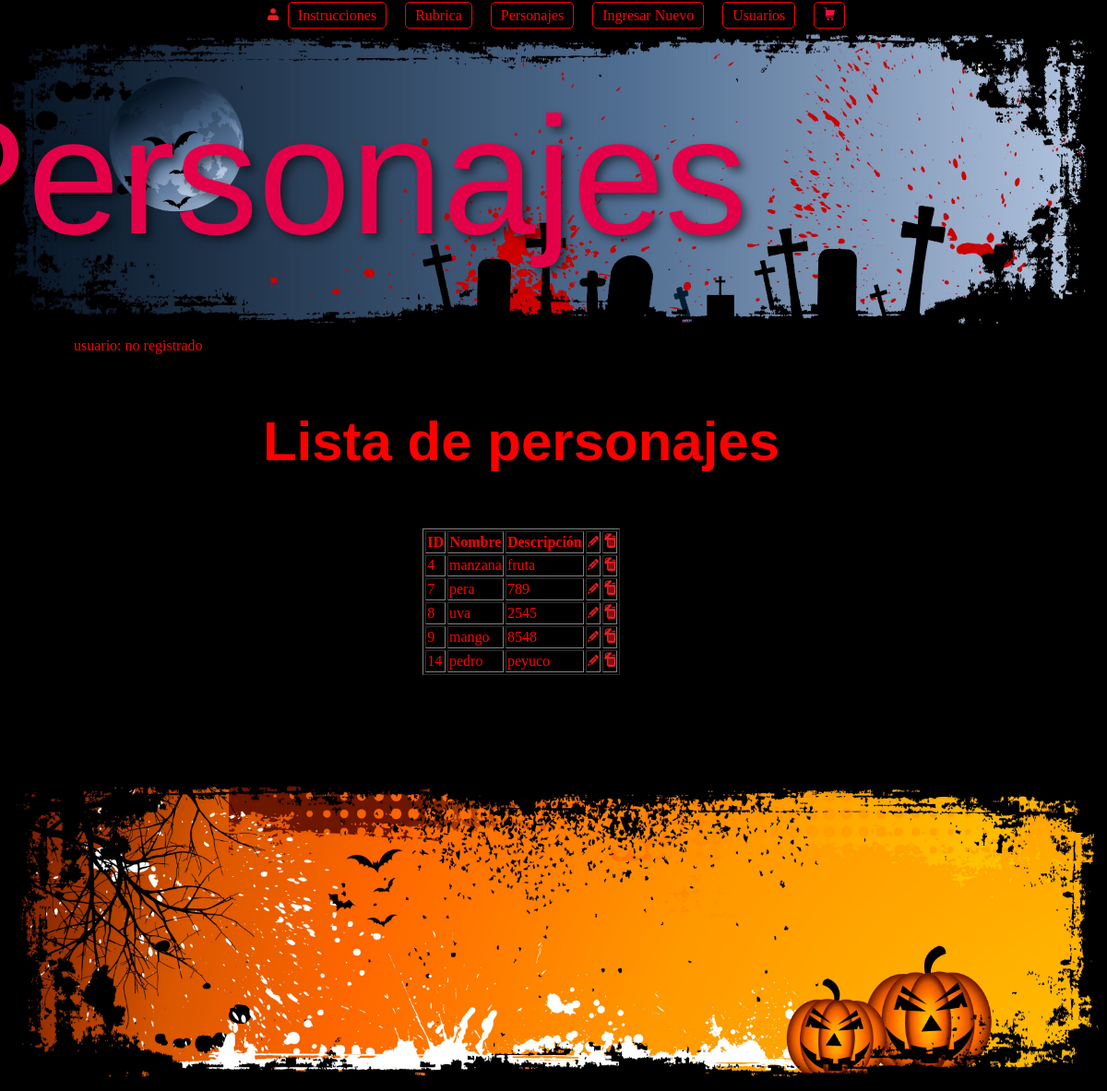
The app's page /personajes.php with its own data.
### tables this page shows
CREATE TABLE `personaje` (
  `id` tinyint(3) UNSIGNED NOT NULL,
  `nombre` varchar(255) NOT NULL,
  `descripcion` text NOT NULL
);

### conexion.php (called while the page is built, shortened)
<?php
class connexion extends PDO {
    public function obtenerLista() {
        try {
            $stmt = $this->query("SELECT * FROM personaje");
            return $stmt->fetchAll(PDO::FETCH_ASSOC);
        } catch (PDOException $e) {
            echo("Error al obtener la lista de personajes: " . $e->getMessage());
            return array();
        }
    }
}

### perso.php (the view, shortened to what this page needs)
<?php
require_once 'conexion.php';
class perso
{
    public static function mostrar()
    {
        $conn = new connexion();
        $personajes = $conn->obtenerLista();
        $conte = "";
        if (count($personajes) > 0) {
            $conte .= "<table border='1'>";
            $conte .= "<tr><th>ID</th><th>Nombre</th><th>Descripción</th><th><img src='img/lapizRojo.png'width='12px' title='actualizar registro'></th><th><img src='img/eliminarRojo.png'width='12px' title='eliminar registro' ></th></tr>";
            foreach ($personajes as $per):
                $conte .= "<tr>";
                $conte .= "<td>" . $per["id"] . "</td>";
                $conte .= "<td>" . $per["nombre"] . "</td>";
                $conte .= "<td>" . $per["descripcion"] . "</td>";
                $conte .= "<td title='actualizar registro'><a href='actualiza.php?id=" . $per["id"] . "' ><img src='img/lapizRojo.png'width='12px'></a> </td>";
                $conte .= "<td title='eliminar registro'><a href='elimina.php?id=" . $per["id"] . "' onclick='return confirm(\"¿Estás seguro de que deseas eliminar este refistro....???\")' ><img src='img/eliminarRojo.png'width='12px'></a></td>";
                $conte .= "</tr>";
            endforeach;
            $conte .= "</table>";
        } else {
            $conte = "<p>No hay personajes registrados.</p>";
        }
        return $conte;
    }
    public static function valida()
    {
        if (isset($_SESSION["usuario"])) {
            return "usuario: " . $_SESSION["usuario"]."<br><a href='cerrar.php'>cerra session</a><br>";
        } else {
            return "usuario: no registrado";
        }
    }
}

### personajes.php (shortened to what this page needs)
<?php require_once 'perso.php'; ?>
<!DOCTYPE html>
<html>
<head>
    <link rel='stylesheet' type='text/css' media='screen' href='css/main.css'>
</head>
<body>
    <header class="content">
        <img class="ad-image" src="img/banner.jpg" alt="Publicidad">
        <div class="ad-image-text">Personajes</div>
    </header>
    <nav id="menu" class="menu"></nav>
    <section>
        <article class="texto">
            <?php echo perso::valida(); ?><br>
            <h1 class="title">Lista de personajes</h1>
            <div class="contenido">
                <?php echo perso::mostrar(); ?>
            </div>
        </article>
    </section>
    <footer>
        <img class="ad-image" src="img/bannerFoter.jpg" alt="Publicidad">
    </footer>
</body>
</html>

### css/main.css (style rules this page uses)
body { margin: 0; padding: 0; background-color: black; }
.menu { position: fixed; top: 0; left: 0; width: 100%; background-color: black; color: #fff; padding: 8px; display: flex; justify-content: center; align-items: center; }
.content { margin-top: 15px; position: relative; text-align: center; }
.ad-image { display: block; width: 100%; height: auto; }
.texto { color: red; }
.title { font-family: 'MiFuente', sans-serif; font-size: 60px; text-align: center; }
.ad-image-text { position: absolute; top: 50%; left: 30%; transform: translate(-50%, -50%); font-family: 'MiFuente', sans-serif; font-size: 180px; color: #E30049; text-shadow: 5px 5px 10px rgba(0, 0, 0, 0.5); }
.contenido { display: flex; justify-content: center; align-items: center; }
article { margin-bottom: 100px; margin-right: 150px; margin-left: 80px; }

### records on screen
personaje: id "4", nombre "manzana", descripcion "fruta"
personaje: id "7", nombre "pera", descripcion "789"
personaje: id "8", nombre "uva", descripcion "2545"
personaje: id "9", nombre "mango", descripcion "8548"
personaje: id "14", nombre "pedro", descripcion "peyuco"

### other values on screen
perso::valida() "usuario: no registrado"
